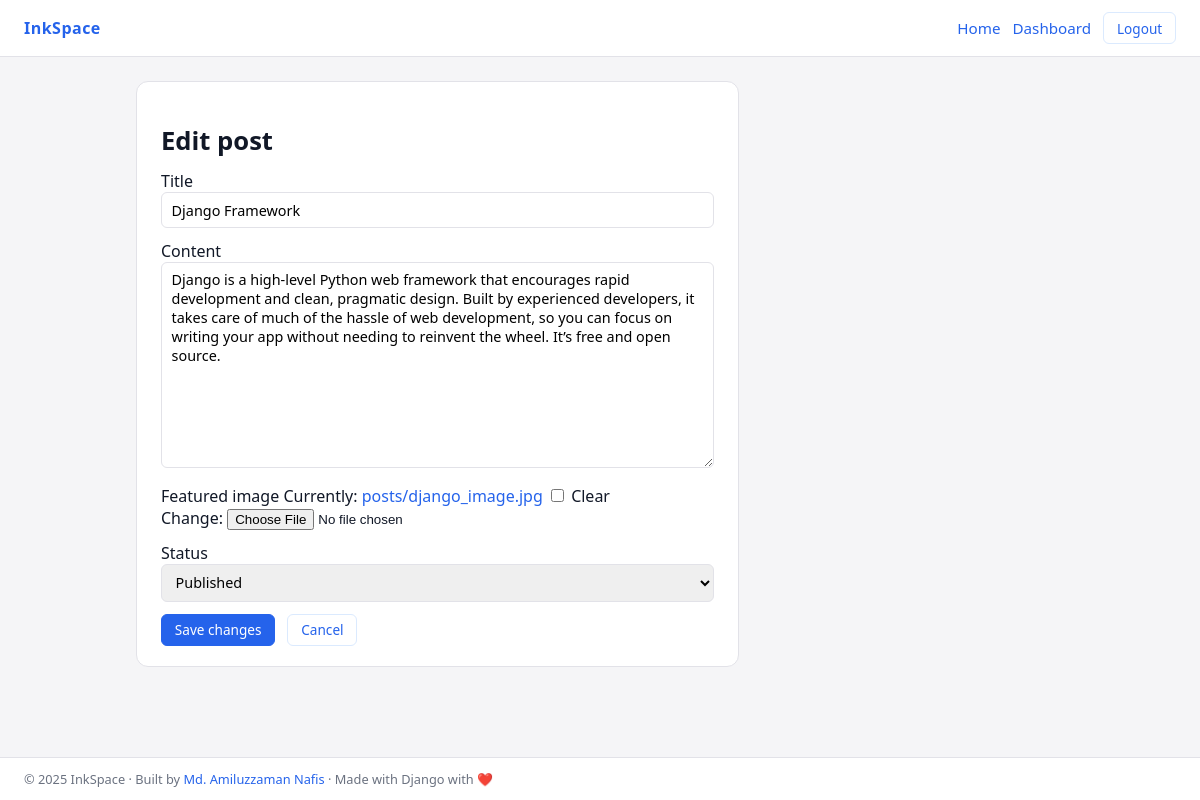
The page /post/django-framework/edit/ (signed in) on the database its author committed.
### blog/models.py (models this page shows, shortened)
class Post(models.Model):
    STATUS_CHOICES = (
        ('draft', 'Draft'),
        ('published', 'Published'),
    )
    title = models.CharField(max_length=200)
    slug = models.SlugField(unique=True, blank=True)
    author = models.ForeignKey(User, on_delete=models.CASCADE, related_name='posts')
    content = models.TextField()
    featured_image = models.ImageField(
        upload_to='posts/',
        blank=True,
        null=True
    )
    status = models.CharField(
        max_length=10,
        choices=STATUS_CHOICES,
        default='draft'
    )
    created_at = models.DateTimeField(auto_now_add=True)
    updated_at = models.DateTimeField(auto_now=True)
    tags = TaggableManager()

### blog/views.py (the view, shortened to what this page needs)
# urls.py: path('post/<slug:slug>/edit/', views.PostUpdateView.as_view(), name='post_edit'),
class PostUpdateView(LoginRequiredMixin, UserPassesTestMixin, UpdateView):
    model = Post
    template_name = 'blog/post_form.html'
    fields = ['title', 'content', 'featured_image', 'status', 'tags']
    def test_func(self):
        post = self.get_object()
        return post.author == self.request.user

### templates/blog/post_form.html (shortened to what this page needs)
{% extends "base.html" %}
{% block content %}
<div class="card">
    <h1 class="page-title">
        {% if view.object %}Edit post{% else %}Create post{% endif %}
    </h1>
    <form method="post" enctype="multipart/form-data">
        {% for field in form %}
            <div class="form-group">
                <label for="{{ field.id_for_label }}">{{ field.label }}</label>
                {{ field }}
            </div>
        {% endfor %}
        <div class="form-actions">
            <button type="submit" class="btn">
                {% if view.object %}Save changes{% else %}Create{% endif %}
            </button>
            <a href="{% url 'dashboard' %}" class="btn btn-outline" style="margin-left:0.5rem;">Cancel</a>
        </div>
    </form>
</div>
{% endblock %}

### templates/base.html (style rules this page uses)
:root { --bg: #f5f5f7; --bg-card: #ffffff; --border: #e2e2e8; --text-main: #111827; --text-muted: #6b7280; --accent: #2563eb; --accent-soft: #dbeafe; --danger: #dc2626; --radius-lg: 12px; --radius-sm: 6px; }
* { box-sizing: border-box; }
body { margin: 0; font-family: system-ui, -apple-system, BlinkMacSystemFont, "Segoe UI", sans-serif; background-color: var(--bg); color: var(--text-main); }
a { color: var(--accent); text-decoration: none; }
.btn, .btn-outline, .btn-danger { display: inline-flex; align-items: center; justify-content: center; padding: 0.35rem 0.8rem; border-radius: var(--radius-sm); font-size: 0.85rem; border: 1px solid transparent; cursor: pointer; background: none; font-family: inherit; }
.btn { background-color: var(--accent); color: #ffffff; border-color: var(--accent); }
.btn-outline { background-color: transparent; color: var(--accent); border-color: var(--accent-soft); }
.card { background-color: var(--bg-card); border-radius: var(--radius-lg); border: 1px solid var(--border); padding: 1.25rem 1.5rem; margin-bottom: 1rem; }
.page-title { font-size: 1.6rem; margin-bottom: 0.75rem; }
form { margin: 0; }
input[type="text"], input[type="password"], input[type="email"], textarea, select { width: 100%; padding: 0.45rem 0.6rem; border-radius: var(--radius-sm); border: 1px solid var(--border); font-family: inherit; font-size: 0.9rem; }
textarea { min-height: 120px; resize: vertical; }
.form-group { margin-bottom: 0.75rem; }
.form-actions { margin-top: 0.75rem; }

### rows shown on the page
Post: form "Django Framework" "Django is a high-level Python web framework that encourages rapid development and clean, pragmatic design. Built by experienced developers, it takes care of much of the hassle of web development, so you can focus on writing your app without needing to reinvent the wheel. It’s free and open source." "Published"

### other values the page prints
{{ field.label }} "Title" "Content" "Featured image" "Status"
